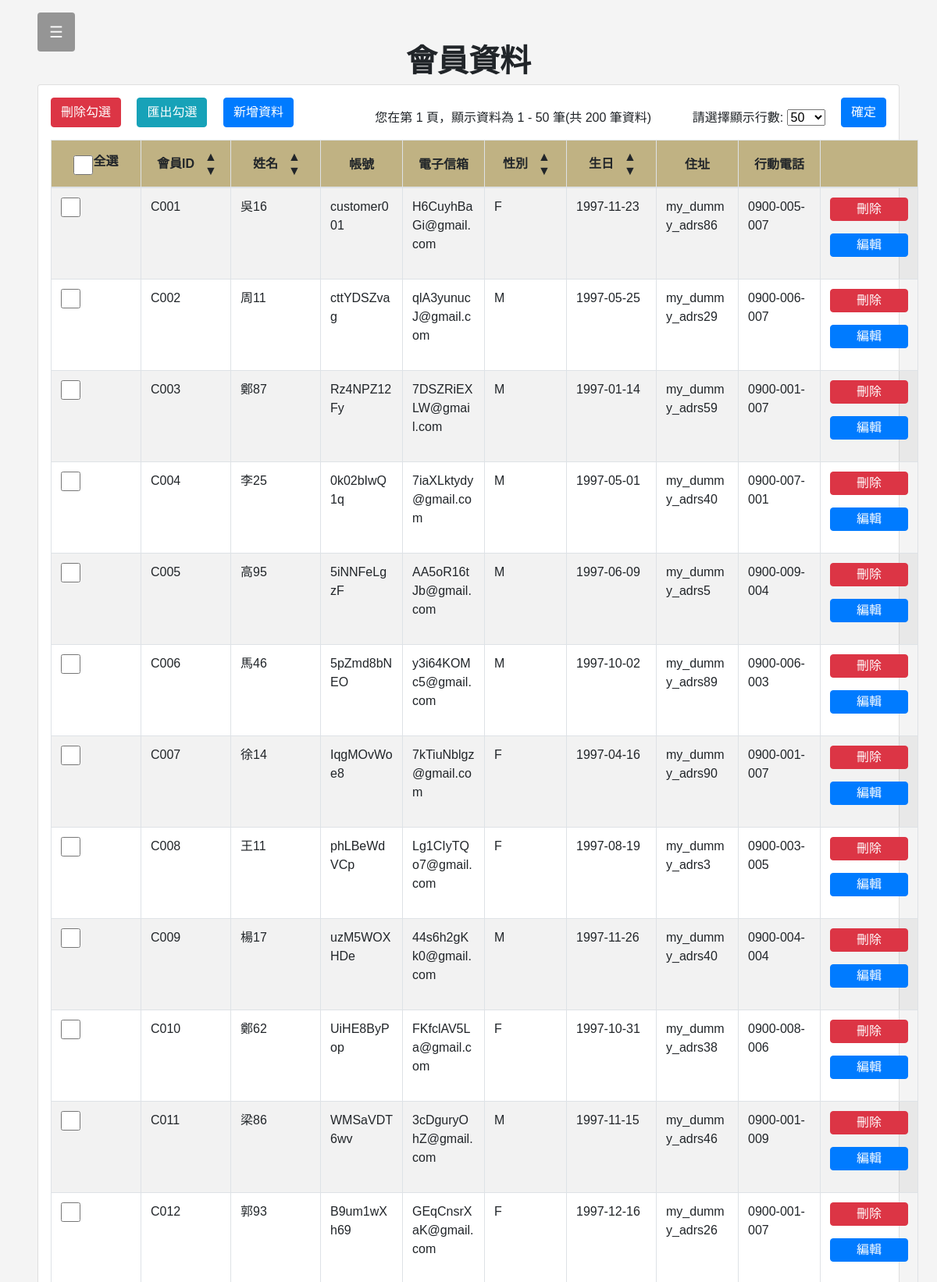
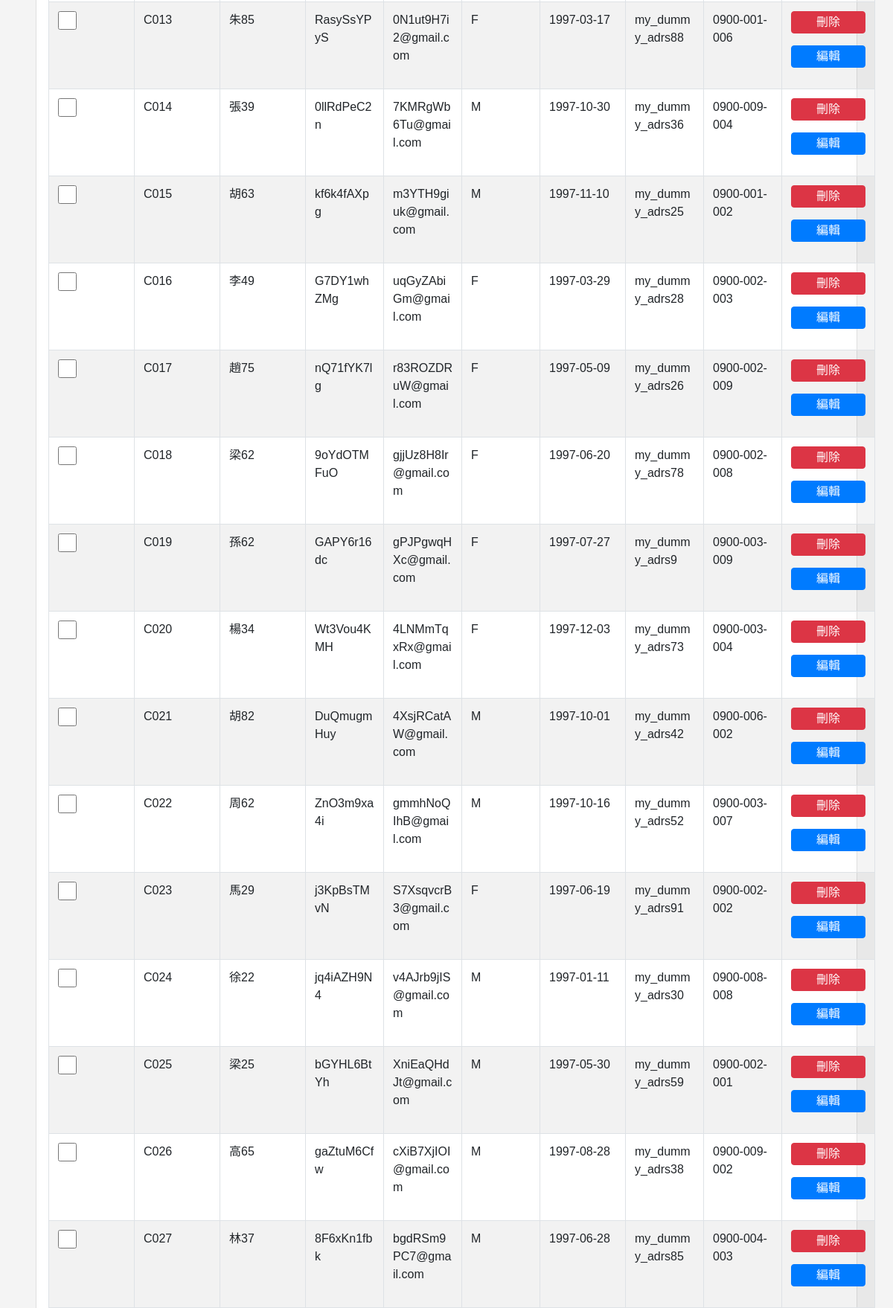
The page /works/members.php (signed in, upper part) on the database its author committed (2 pictures, top to bottom).
### tables this page shows
CREATE TABLE `customers` (
  `customerID` varchar(5) NOT NULL default '', 
  `cName` varchar(20) NOT NULL,  
  `cAccount` varchar(20) NOT NULL unique,  
  `cEmail` varchar(40) NOT NULL unique,  
  `cPassword` varchar(100) NOT NULL,  
  `cSex` enum('F','M') NOT NULL,  
  `cBirthDate` date default NULL,  
  `cAddress` varchar(60) default NULL,  
  `cMobile` varchar(24) default NULL,  
  `rewardsPoints` int DEFAULT 0,  
  PRIMARY KEY  (`customerID`)
);

### works/members.php (the view, shortened to what this page needs)
<?php
$link = @mysqli_connect("localhost", "root", "") or die(mysqli_connect_error());
mysqli_select_db($link, "coffee");
if (isset($_GET["page"])) {
    $page = $_GET["page"];
} else {
    $page = 1;
}
$rowNum = $_SESSION["member_row_num"];
$total_num_rows = mysqli_num_rows(mysqli_query($link, "select customerID from coffee.customers;"));
$tableOffSet = $rowNum * ($page - 1);
$showDataStartFrom = $tableOffSet + 1;
$showDataEndTo = $tableOffSet + $rowNum;
$ASCorDESC = $_SESSION["ASCorDESC"];
$orderby = $_SESSION["cu_orderby"];
?>
<!DOCTYPE html>
<head>
    <link rel="stylesheet" href="https://maxcdn.bootstrapcdn.com/bootstrap/4.4.1/css/bootstrap.min.css">
    <link rel="stylesheet" type="text/css" href="../demostyle.css">
</head>
<body class="bg-color-Paper">
<?php include '../parts/head.php';?>
<div class="main p-5">
<div class="container" style="text-align:center; font-size: 40px; font-weight: 700;">會員資料</div>
<form method='post' class="card p-3">
    <div>
        <input type="submit" value="刪除勾選" name="deleteSelected" onclick="return confirm('你確定要刪除勾選資料嗎？')"class="btn btn-danger mb-3">
        <input type="submit" value="匯出勾選" class="btn btn-info ml-3 mb-3" name="exportSelected">
        <input type="button" value="新增資料" name="edit" class="btn btn-primary ml-3 mb-3"
               data-toggle="modal" data-target="#myModal">
                <div class='float-right'>
                    <span class="mr-5">
                    <?php echo "您在第 $page 頁，顯示資料為 $showDataStartFrom - $showDataEndTo 筆(共 $total_num_rows 筆資料)" ?>
                    </span>
                    <label for="row_num_select">請選擇顯示行數:</label>
                    <select id="row_num_select" name="row_num">
                        <option value="50" <?php if ($rowNum == 50) {echo "selected";}?>>50 </option>
                    </select>
                    <input type="submit" value="確定" name="row_num_submit" class="btn btn-primary ml-3 mb-3">
                </div>
    <table class="table table-striped table-bordered data_main_table">
    <thead class="bg-color-gold">
                    <tr>
                        <th>
                        <div class="d-flex justify-content-center align-items-center flex-row m-0 " style='width: 90px;'>
                            <input type="checkbox" id="selectAll" onclick="selectAllCheckbox()" class='checkmark' style='position: relative;'>
                            <label for="selectAll">全選</label>
                        </div>
                        </th>
                        <th>
                            <div class="d-flex justify-content-center align-items-center flex-row m-0 " style='width: 90px;'>
                                <p class="m-1">會員ID</p>
                                <div class="DESC-ASC ml-2">
                                    <input type="submit" class="d-block btn btn-DESC" value="▲" name="customerID_DESC">
                                    <input type="submit" class="d-block btn btn-ASC" value="▼" name="customerID_ASC">
                                </div>
                            </div>
                        </th>
                        <th>
                            <div class="d-flex justify-content-center align-items-center flex-row m-0" style='width: 90px;'>
                                <p class="m-1">姓名</p>
                                <div class="DESC-ASC ml-2">
                                <input type="submit" class="d-block btn btn-DESC" value="▲" name="cName_DESC">
                                <input type="submit" class="d-block btn btn-ASC" value="▼" name="cName_ASC">
                                </div>
                            </div>
                        </th>
                        <th>
                            <div class="d-flex justify-content-center align-items-center flex-row m-0" style='width: 80px;'>
                                <p class="m-1">帳號</p>
                            </div>
                        </th>
                        <th>
                            <div class="d-flex justify-content-center align-items-center flex-row m-0" style='width: 80px;'>
                                <p class="m-1">電子信箱</p>
                            </div>
                        </th>
                        <th>
                            <div class="d-flex justify-content-center align-items-center flex-row m-0" style='width: 80px;'>
                                <p class="m-1">性別</p>
                                <div class="DESC-ASC ml-2">
                                    <input type="submit" class="d-block btn btn-DESC" value="▲" name="cSex_DESC">
                                    <input type="submit" class="d-block btn btn-ASC" value="▼" name="cSex_ASC">
                                </div>
                            </div>
                        </th>
                        <th>
                            <div class="d-flex justify-content-center align-items-center flex-row m-0" style='width: 90px;'>
                                <p class="m-1">生日</p>
                                <div class="DESC-ASC ml-2">
                                    <input type="submit" class="d-block btn btn-DESC" value="▲" name="cBirthDate_DESC">
                                    <input type="submit" class="d-block btn btn-ASC" value="▼" name="cBirthDate_ASC">
                                </div>
                            </div>
                        </th>
                        <th>
                            <div class="d-flex justify-content-center align-items-center flex-row m-0" style='width: 80px;'>
                                <p class="m-1">住址</p>
                            </div>
                        </th>
                        <th>
                            <div class="d-flex justify-content-center align-items-center flex-row m-0" style='width: 80px;'>
                                <p class="m-1">行動電話</p>
                            </div>
                        </th>
                        <th>
                        </th>
                </thead>
        <tbody>
<?php
$commandText = "
select customerID, cName, cAccount, cEmail, cSex, cBirthDate, cAddress, cMobile
from coffee.customers ORDER BY $orderby $ASCorDESC LIMIT $rowNum OFFSET $tableOffSet
";
$result = mysqli_query($link, $commandText);
while ($row = mysqli_fetch_assoc($result)): ?>
<tr class='dataSQL'>
                        <td>
                        <input type="checkbox" name="<?php echo "selected" . $row["customerID"] ?>"class='checkmark'
                        style='position: relative;'>
                        </td>
                        <td id="<?php echo $row["customerID"] . "customerID" ?>"><?php echo $row["customerID"] ?></td>
                        <td id="<?php echo $row["customerID"] . "cName" ?>" ><?php echo $row["cName"] ?></td>
                        <td id="<?php echo $row["customerID"] . "cAccount" ?>" ><?php echo $row["cAccount"] ?></td>
                        <td id="<?php echo $row["customerID"] . "cEmail" ?>" ><?php echo $row["cEmail"] ?></td>
                        <td id="<?php echo $row["customerID"] . "cSex" ?>" ><?php echo $row["cSex"] ?></td>
                        <td id="<?php echo $row["customerID"] . "cBirthDate" ?>" ><?php echo $row["cBirthDate"] ?></td>
                        <td id="<?php echo $row["customerID"] . "cAddress" ?>" ><?php echo $row["cAddress"] ?></td>
                        <td id="<?php echo $row["customerID"] . "cMobile" ?>" ><?php echo $row["cMobile"] ?></td>
                        <td>
                    <input type="submit" value="刪除" name="<?php echo "delete" . $row["customerID"] ?>"
                        class="btn btn-danger mb-3" onclick="return confirm('你確定要刪除這筆資料嗎？')">
                    <input type='button' value="編輯" name="<?php echo "edit" . $row["customerID"] ?>"
                        class="btn btn-primary mb-3" onclick="throwinmodal_MEMBERS(<?php echo "'" . $row['customerID'] . "'" ?>)">
                        </td>
</tr>
            <?php endwhile?>
        </tbody>
    </table>
</form>
</div>
<?php include '../parts/footer.php';?>
</body>

### parts/head.php
<div id="head" class='px-5'>
        <button class="openbtn btn-dark bg-color-charcoal btn" id='openbtn ' onclick="openCloseNav()">☰</button>
    </div>
    <div class="push_footer">

### parts/footer.php (shortened to what this page needs)
</div>

### demostyle.css (style rules this page uses)
.bg-color-gold { background-color: #C0B283 !important; }
.bg-color-Paper { background-color: #F4F4F4 !important; }
.bg-color-charcoal { background-color: #373737 !important; }
.checkmark { position: absolute; top: 0; left: 0; height: 25px; width: 25px; background-color: #eee; }
.checkmark:after { content: ""; position: absolute; display: none; }
body { font-family: 'Noto Sans TC', sans-serif; }
td>input { width: 100px; }
.openbtn { font-size: 20px; cursor: pointer; background-color: #373737; color: white !important; padding: 10px 15px; border: none; opacity: 0.5; transition: .5s; }
#head { transition: margin-left .5s; padding: 16px; position: fixed; transition: 0.5s; z-index: 1; }
.push_footer { min-height: 1024px; }
.btn-DESC, .btn-ASC { height: 1.1rem; margin: 0; background-color: none; padding: 0; line-height: 1rem; }
.data_main_table .btn { line-height: 1; }
.data_main_table th { text-align: center; }
td { word-break: break-all; }

### rows shown on the page
customers: customerID "C001", cName "吳16", cAccount "customer001", cEmail "H6CuyhBaGi@gmail.com", cSex "F", cBirthDate "1997-11-23", cAddress "my_dummy_adrs86", cMobile "0900-005-007"
customers: customerID "C002", cName "周11", cAccount "cttYDSZvag", cEmail "qlA3yunucJ@gmail.com", cSex "M", cBirthDate "1997-05-25", cAddress "my_dummy_adrs29", cMobile "0900-006-007"
customers: customerID "C003", cName "鄭87", cAccount "Rz4NPZ12Fy", cEmail "7DSZRiEXLW@gmail.com", cSex "M", cBirthDate "1997-01-14", cAddress "my_dummy_adrs59", cMobile "0900-001-007"
customers: customerID "C004", cName "李25", cAccount "0k02bIwQ1q", cEmail "7iaXLktydy@gmail.com", cSex "M", cBirthDate "1997-05-01", cAddress "my_dummy_adrs40", cMobile "0900-007-001"
customers: customerID "C005", cName "高95", cAccount "5iNNFeLgzF", cEmail "AA5oR16tJb@gmail.com", cSex "M", cBirthDate "1997-06-09", cAddress "my_dummy_adrs5", cMobile "0900-009-004"
customers: customerID "C006", cName "馬46", cAccount "5pZmd8bNEO", cEmail "y3i64KOMc5@gmail.com", cSex "M", cBirthDate "1997-10-02", cAddress "my_dummy_adrs89", cMobile "0900-006-003"
customers: customerID "C007", cName "徐14", cAccount "IqgMOvWoe8", cEmail "7kTiuNblgz@gmail.com", cSex "F", cBirthDate "1997-04-16", cAddress "my_dummy_adrs90", cMobile "0900-001-007"
customers: customerID "C008", cName "王11", cAccount "phLBeWdVCp", cEmail "Lg1CIyTQo7@gmail.com", cSex "F", cBirthDate "1997-08-19", cAddress "my_dummy_adrs3", cMobile "0900-003-005"
customers: customerID "C009", cName "楊17", cAccount "uzM5WOXHDe", cEmail "44s6h2gKk0@gmail.com", cSex "M", cBirthDate "1997-11-26", cAddress "my_dummy_adrs40", cMobile "0900-004-004"
customers: customerID "C010", cName "鄭62", cAccount "UiHE8ByPop", cEmail "FKfclAV5La@gmail.com", cSex "F", cBirthDate "1997-10-31", cAddress "my_dummy_adrs38", cMobile "0900-008-006"
customers: customerID "C011", cName "梁86", cAccount "WMSaVDT6wv", cEmail "3cDguryOhZ@gmail.com", cSex "M", cBirthDate "1997-11-15", cAddress "my_dummy_adrs46", cMobile "0900-001-009"
customers: customerID "C012", cName "郭93", cAccount "B9um1wXh69", cEmail "GEqCnsrXaK@gmail.com", cSex "F", cBirthDate "1997-12-16", cAddress "my_dummy_adrs26", cMobile "0900-001-007"
customers: customerID "C013", cName "朱85", cAccount "RasySsYPyS", cEmail "0N1ut9H7i2@gmail.com", cSex "F", cBirthDate "1997-03-17", cAddress "my_dummy_adrs88", cMobile "0900-001-006"
customers: customerID "C014", cName "張39", cAccount "0llRdPeC2n", cEmail "7KMRgWb6Tu@gmail.com", cSex "M", cBirthDate "1997-10-30", cAddress "my_dummy_adrs36", cMobile "0900-009-004"
customers: customerID "C015", cName "胡63", cAccount "kf6k4fAXpg", cEmail "m3YTH9giuk@gmail.com", cSex "M", cBirthDate "1997-11-10", cAddress "my_dummy_adrs25", cMobile "0900-001-002"
customers: customerID "C016", cName "李49", cAccount "G7DY1whZMg", cEmail "uqGyZAbiGm@gmail.com", cSex "F", cBirthDate "1997-03-29", cAddress "my_dummy_adrs28", cMobile "0900-002-003"
customers: customerID "C017", cName "趙75", cAccount "nQ71fYK7lg", cEmail "r83ROZDRuW@gmail.com", cSex "F", cBirthDate "1997-05-09", cAddress "my_dummy_adrs26", cMobile "0900-002-009"
customers: customerID "C018", cName "梁62", cAccount "9oYdOTMFuO", cEmail "gjjUz8H8Ir@gmail.com", cSex "F", cBirthDate "1997-06-20", cAddress "my_dummy_adrs78", cMobile "0900-002-008"
customers: customerID "C019", cName "孫62", cAccount "GAPY6r16dc", cEmail "gPJPgwqHXc@gmail.com", cSex "F", cBirthDate "1997-07-27", cAddress "my_dummy_adrs9", cMobile "0900-003-009"
customers: customerID "C020", cName "楊34", cAccount "Wt3Vou4KMH", cEmail "4LNMmTqxRx@gmail.com", cSex "F", cBirthDate "1997-12-03", cAddress "my_dummy_adrs73", cMobile "0900-003-004"
customers: customerID "C021", cName "胡82", cAccount "DuQmugmHuy", cEmail "4XsjRCatAW@gmail.com", cSex "M", cBirthDate "1997-10-01", cAddress "my_dummy_adrs42", cMobile "0900-006-002"
customers: customerID "C022", cName "周62", cAccount "ZnO3m9xa4i", cEmail "gmmhNoQIhB@gmail.com", cSex "M", cBirthDate "1997-10-16", cAddress "my_dummy_adrs52", cMobile "0900-003-007"
customers: customerID "C023", cName "馬29", cAccount "j3KpBsTMvN", cEmail "S7XsqvcrB3@gmail.com", cSex "F", cBirthDate "1997-06-19", cAddress "my_dummy_adrs91", cMobile "0900-002-002"
customers: customerID "C024", cName "徐22", cAccount "jq4iAZH9N4", cEmail "v4AJrb9jIS@gmail.com", cSex "M", cBirthDate "1997-01-11", cAddress "my_dummy_adrs30", cMobile "0900-008-008"
customers: customerID "C025", cName "梁25", cAccount "bGYHL6BtYh", cEmail "XniEaQHdJt@gmail.com", cSex "M", cBirthDate "1997-05-30", cAddress "my_dummy_adrs59", cMobile "0900-002-001"
customers: customerID "C026", cName "高65", cAccount "gaZtuM6Cfw", cEmail "cXiB7XjIOI@gmail.com", cSex "M", cBirthDate "1997-08-28", cAddress "my_dummy_adrs38", cMobile "0900-009-002"
customers: customerID "C027", cName "林37", cAccount "8F6xKn1fbk", cEmail "bgdRSm9PC7@gmail.com", cSex "M", cBirthDate "1997-06-28", cAddress "my_dummy_adrs85", cMobile "0900-004-003"

### other values the page prints
$page "1"
$showDataStartFrom "1"
$showDataEndTo "50"
$total_num_rows "200"
